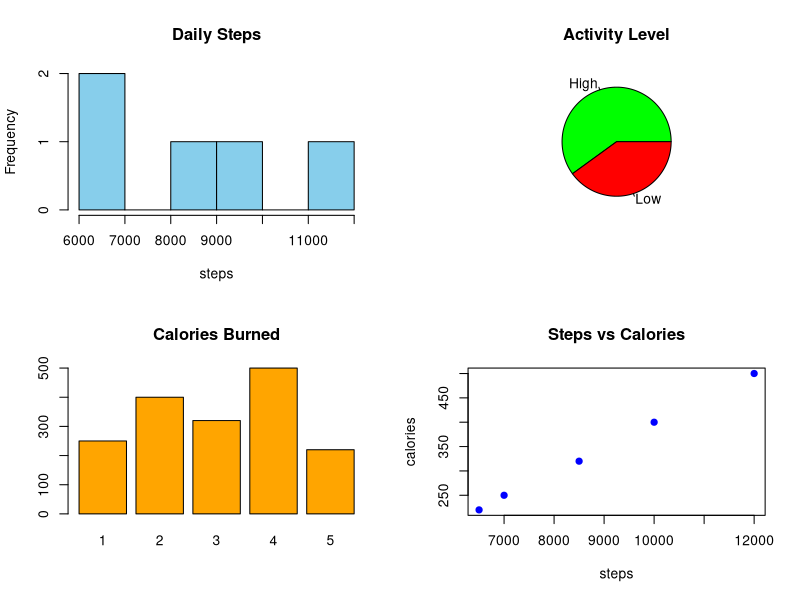

Write the R code that produced this figure.
user <- c(1,2,3,4,5)
steps <- c(7000,10000,8500,12000,6500)
calories <- c(250,400,320,500,220)
active_minutes <- c(40,60,50,75,35)

activity <- ifelse(active_minutes>=50,
                   "High","Low")

par(mfrow=c(2,2))

hist(steps,
     col="skyblue",
     main="Daily Steps")

pie(table(activity),
    col=c("green","red"),
    main="Activity Level")

barplot(calories,
        names.arg=user,
        col="orange",
        main="Calories Burned")

plot(steps,calories,
     pch=19,
     col="blue",
     main="Steps vs Calories")

par(mfrow=c(1,1))
